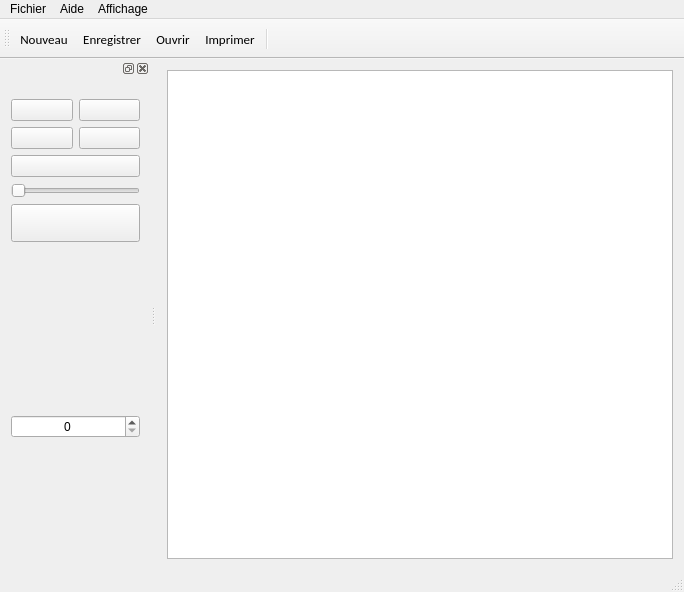
<?xml version="1.0" encoding="UTF-8"?>
<ui version="4.0">
 <class>MainWindow</class>
 <widget class="QMainWindow" name="MainWindow">
  <property name="geometry">
   <rect>
    <x>0</x>
    <y>0</y>
    <width>684</width>
    <height>592</height>
   </rect>
  </property>
  <property name="windowTitle">
   <string>MainWindow</string>
  </property>
  <widget class="QWidget" name="centralWidget">
   <layout class="QHBoxLayout" name="horizontalLayout">
    <item>
     <widget class="QGraphicsView" name="graphicsView">
      <property name="mouseTracking">
       <bool>true</bool>
      </property>
     </widget>
    </item>
   </layout>
  </widget>
  <widget class="QMenuBar" name="menuBar">
   <property name="geometry">
    <rect>
     <x>0</x>
     <y>0</y>
     <width>684</width>
     <height>22</height>
    </rect>
   </property>
   <widget class="QMenu" name="menuFichier">
    <property name="title">
     <string>Fichier</string>
    </property>
    <addaction name="new_3"/>
    <addaction name="save_2"/>
    <addaction name="open_2"/>
    <addaction name="print_2"/>
   </widget>
   <widget class="QMenu" name="menuHelp">
    <property name="title">
     <string>Aide</string>
    </property>
    <addaction name="help"/>
   </widget>
   <widget class="QMenu" name="menuAffichage">
    <property name="title">
     <string>Affichage</string>
    </property>
    <addaction name="Fenetre_outil"/>
   </widget>
   <addaction name="menuFichier"/>
   <addaction name="menuHelp"/>
   <addaction name="menuAffichage"/>
  </widget>
  <widget class="QToolBar" name="mainToolBar">
   <property name="minimumSize">
    <size>
     <width>0</width>
     <height>40</height>
    </size>
   </property>
   <attribute name="toolBarArea">
    <enum>TopToolBarArea</enum>
   </attribute>
   <attribute name="toolBarBreak">
    <bool>false</bool>
   </attribute>
   <addaction name="new_3"/>
   <addaction name="save_2"/>
   <addaction name="open_2"/>
   <addaction name="print_2"/>
   <addaction name="separator"/>
  </widget>
  <widget class="QStatusBar" name="statusBar"/>
  <widget class="QDockWidget" name="dockWidget_2">
   <property name="minimumSize">
    <size>
     <width>150</width>
     <height>38</height>
    </size>
   </property>
   <property name="floating">
    <bool>false</bool>
   </property>
   <attribute name="dockWidgetArea">
    <number>1</number>
   </attribute>
   <widget class="QWidget" name="dockWidgetContents_2">
    <widget class="QWidget" name="gridLayoutWidget">
     <property name="geometry">
      <rect>
       <x>0</x>
       <y>10</y>
       <width>151</width>
       <height>361</height>
      </rect>
     </property>
     <layout class="QGridLayout" name="gridLayout">
      <item row="1" column="0">
       <widget class="QPushButton" name="circle">
        <property name="cursor">
         <cursorShape>PointingHandCursor</cursorShape>
        </property>
        <property name="toolTip">
         <string>&lt;html&gt;&lt;head/&gt;&lt;body&gt;&lt;p&gt;&lt;span style=&quot; font-style:italic;&quot;&gt;Rond&lt;/span&gt;&lt;/p&gt;&lt;/body&gt;&lt;/html&gt;</string>
        </property>
        <property name="text">
         <string/>
        </property>
        <property name="icon">
         <iconset resource="resources.qrc">
          <normaloff>:/icons/rond.png</normaloff>:/icons/rond.png</iconset>
        </property>
        <property name="iconSize">
         <size>
          <width>40</width>
          <height>35</height>
         </size>
        </property>
        <property name="checkable">
         <bool>true</bool>
        </property>
        <property name="autoExclusive">
         <bool>true</bool>
        </property>
       </widget>
      </item>
      <item row="0" column="1">
       <widget class="QPushButton" name="line">
        <property name="cursor">
         <cursorShape>PointingHandCursor</cursorShape>
        </property>
        <property name="toolTip">
         <string>&lt;html&gt;&lt;head/&gt;&lt;body&gt;&lt;p&gt;&lt;span style=&quot; font-style:italic;&quot;&gt;Trait&lt;/span&gt;&lt;/p&gt;&lt;/body&gt;&lt;/html&gt;</string>
        </property>
        <property name="text">
         <string/>
        </property>
        <property name="icon">
         <iconset resource="resources.qrc">
          <normaloff>:/icons/line - copie.png</normaloff>:/icons/line - copie.png</iconset>
        </property>
        <property name="iconSize">
         <size>
          <width>50</width>
          <height>40</height>
         </size>
        </property>
        <property name="checkable">
         <bool>true</bool>
        </property>
        <property name="autoExclusive">
         <bool>true</bool>
        </property>
       </widget>
      </item>
      <item row="0" column="0">
       <widget class="QPushButton" name="pen">
        <property name="cursor">
         <cursorShape>PointingHandCursor</cursorShape>
        </property>
        <property name="toolTip">
         <string>&lt;html&gt;&lt;head/&gt;&lt;body&gt;&lt;p&gt;&lt;span style=&quot; font-style:italic;&quot;&gt;Brosse&lt;/span&gt;&lt;/p&gt;&lt;/body&gt;&lt;/html&gt;</string>
        </property>
        <property name="text">
         <string/>
        </property>
        <property name="icon">
         <iconset resource="resources.qrc">
          <normaloff>:/icons/pencil.png</normaloff>:/icons/pencil.png</iconset>
        </property>
        <property name="iconSize">
         <size>
          <width>40</width>
          <height>40</height>
         </size>
        </property>
        <property name="checkable">
         <bool>true</bool>
        </property>
        <property name="autoExclusive">
         <bool>true</bool>
        </property>
       </widget>
      </item>
      <item row="1" column="1">
       <widget class="QPushButton" name="rectangle">
        <property name="cursor">
         <cursorShape>PointingHandCursor</cursorShape>
        </property>
        <property name="toolTip">
         <string>&lt;html&gt;&lt;head/&gt;&lt;body&gt;&lt;p&gt;&lt;span style=&quot; font-style:italic;&quot;&gt;Rectangle&lt;/span&gt;&lt;/p&gt;&lt;/body&gt;&lt;/html&gt;</string>
        </property>
        <property name="text">
         <string/>
        </property>
        <property name="icon">
         <iconset resource="resources.qrc">
          <normaloff>:/icons/rectangle.png</normaloff>:/icons/rectangle.png</iconset>
        </property>
        <property name="iconSize">
         <size>
          <width>40</width>
          <height>40</height>
         </size>
        </property>
        <property name="checkable">
         <bool>true</bool>
        </property>
        <property name="autoExclusive">
         <bool>true</bool>
        </property>
       </widget>
      </item>
      <item row="2" column="0" colspan="2">
       <layout class="QVBoxLayout" name="verticalLayout">
        <item>
         <widget class="QPushButton" name="erase">
          <property name="cursor">
           <cursorShape>PointingHandCursor</cursorShape>
          </property>
          <property name="toolTip">
           <string>&lt;html&gt;&lt;head/&gt;&lt;body&gt;&lt;p&gt;&lt;span style=&quot; font-style:italic;&quot;&gt;Gomme&lt;/span&gt;&lt;/p&gt;&lt;/body&gt;&lt;/html&gt;</string>
          </property>
          <property name="text">
           <string/>
          </property>
          <property name="icon">
           <iconset resource="resources.qrc">
            <normaloff>:/icons/erase.png</normaloff>:/icons/erase.png</iconset>
          </property>
          <property name="iconSize">
           <size>
            <width>40</width>
            <height>40</height>
           </size>
          </property>
          <property name="checkable">
           <bool>true</bool>
          </property>
          <property name="autoExclusive">
           <bool>true</bool>
          </property>
         </widget>
        </item>
        <item>
         <widget class="QSlider" name="widthErase">
          <property name="cursor">
           <cursorShape>PointingHandCursor</cursorShape>
          </property>
          <property name="toolTip">
           <string>&lt;html&gt;&lt;head/&gt;&lt;body&gt;&lt;p&gt;&lt;span style=&quot; font-style:italic;&quot;&gt;Taille de la gomme&lt;/span&gt;&lt;/p&gt;&lt;/body&gt;&lt;/html&gt;</string>
          </property>
          <property name="orientation">
           <enum>Qt::Horizontal</enum>
          </property>
         </widget>
        </item>
        <item>
         <widget class="QPushButton" name="color">
          <property name="font">
           <font>
            <family>Baskerville</family>
            <pointsize>16</pointsize>
           </font>
          </property>
          <property name="cursor">
           <cursorShape>PointingHandCursor</cursorShape>
          </property>
          <property name="toolTip">
           <string>&lt;html&gt;&lt;head/&gt;&lt;body&gt;&lt;p&gt;&lt;span style=&quot; font-style:italic;&quot;&gt;Palette&lt;/span&gt;&lt;/p&gt;&lt;/body&gt;&lt;/html&gt;</string>
          </property>
          <property name="text">
           <string/>
          </property>
          <property name="icon">
           <iconset resource="resources.qrc">
            <normaloff>:/icons/peinture.png</normaloff>:/icons/peinture.png</iconset>
          </property>
          <property name="iconSize">
           <size>
            <width>40</width>
            <height>40</height>
           </size>
          </property>
         </widget>
        </item>
        <item>
         <widget class="QLabel" name="label">
          <property name="text">
           <string/>
          </property>
          <property name="pixmap">
           <pixmap resource="resources.qrc">:/icons/lineWidth.png</pixmap>
          </property>
          <property name="alignment">
           <set>Qt::AlignBottom|Qt::AlignHCenter</set>
          </property>
         </widget>
        </item>
        <item>
         <widget class="QSpinBox" name="width">
          <property name="toolTip">
           <string>&lt;html&gt;&lt;head/&gt;&lt;body&gt;&lt;p&gt;&lt;span style=&quot; font-style:italic;&quot;&gt;Epaisser du trait&lt;/span&gt;&lt;/p&gt;&lt;/body&gt;&lt;/html&gt;</string>
          </property>
          <property name="alignment">
           <set>Qt::AlignCenter</set>
          </property>
         </widget>
        </item>
       </layout>
      </item>
     </layout>
    </widget>
   </widget>
  </widget>
  <action name="save_2">
   <property name="icon">
    <iconset resource="resources.qrc">
     <normaloff>:/icons/document_save.png</normaloff>:/icons/document_save.png</iconset>
   </property>
   <property name="text">
    <string>Enregistrer</string>
   </property>
   <property name="font">
    <font>
     <family>Calibri</family>
     <pointsize>10</pointsize>
    </font>
   </property>
  </action>
  <action name="open_2">
   <property name="icon">
    <iconset resource="resources.qrc">
     <normaloff>:/icons/open.png</normaloff>:/icons/open.png</iconset>
   </property>
   <property name="text">
    <string>Ouvrir</string>
   </property>
   <property name="font">
    <font>
     <family>Calibri</family>
     <pointsize>10</pointsize>
    </font>
   </property>
  </action>
  <action name="print_2">
   <property name="icon">
    <iconset resource="resources.qrc">
     <normaloff>:/icons/imprimante.png</normaloff>:/icons/imprimante.png</iconset>
   </property>
   <property name="text">
    <string>Imprimer</string>
   </property>
   <property name="font">
    <font>
     <family>Calibri</family>
     <pointsize>10</pointsize>
    </font>
   </property>
  </action>
  <action name="help">
   <property name="icon">
    <iconset resource="resources.qrc">
     <normaloff>:/icons/interr.png</normaloff>:/icons/interr.png</iconset>
   </property>
   <property name="text">
    <string>Mylittlepaint aide</string>
   </property>
   <property name="font">
    <font>
     <family>Calibri</family>
     <pointsize>10</pointsize>
    </font>
   </property>
  </action>
  <action name="new_3">
   <property name="icon">
    <iconset resource="resources.qrc">
     <normaloff>:/icons/newfile.png</normaloff>:/icons/newfile.png</iconset>
   </property>
   <property name="text">
    <string>Nouveau</string>
   </property>
   <property name="font">
    <font>
     <family>Calibri</family>
     <pointsize>10</pointsize>
     <weight>50</weight>
     <bold>false</bold>
    </font>
   </property>
  </action>
  <action name="Fenetre_outil">
   <property name="text">
    <string>Ajouter fenetre outil</string>
   </property>
   <property name="font">
    <font>
     <family>Calibri</family>
     <pointsize>10</pointsize>
    </font>
   </property>
  </action>
  <zorder>dockWidget_2</zorder>
 </widget>
 <layoutdefault spacing="6" margin="11"/>
 <resources>
  <include location="resources.qrc"/>
 </resources>
 <connections>
  <connection>
   <sender>Fenetre_outil</sender>
   <signal>triggered()</signal>
   <receiver>dockWidget_2</receiver>
   <slot>show()</slot>
   <hints>
    <hint type="sourcelabel">
     <x>-1</x>
     <y>-1</y>
    </hint>
    <hint type="destinationlabel">
     <x>74</x>
     <y>318</y>
    </hint>
   </hints>
  </connection>
 </connections>
</ui>
